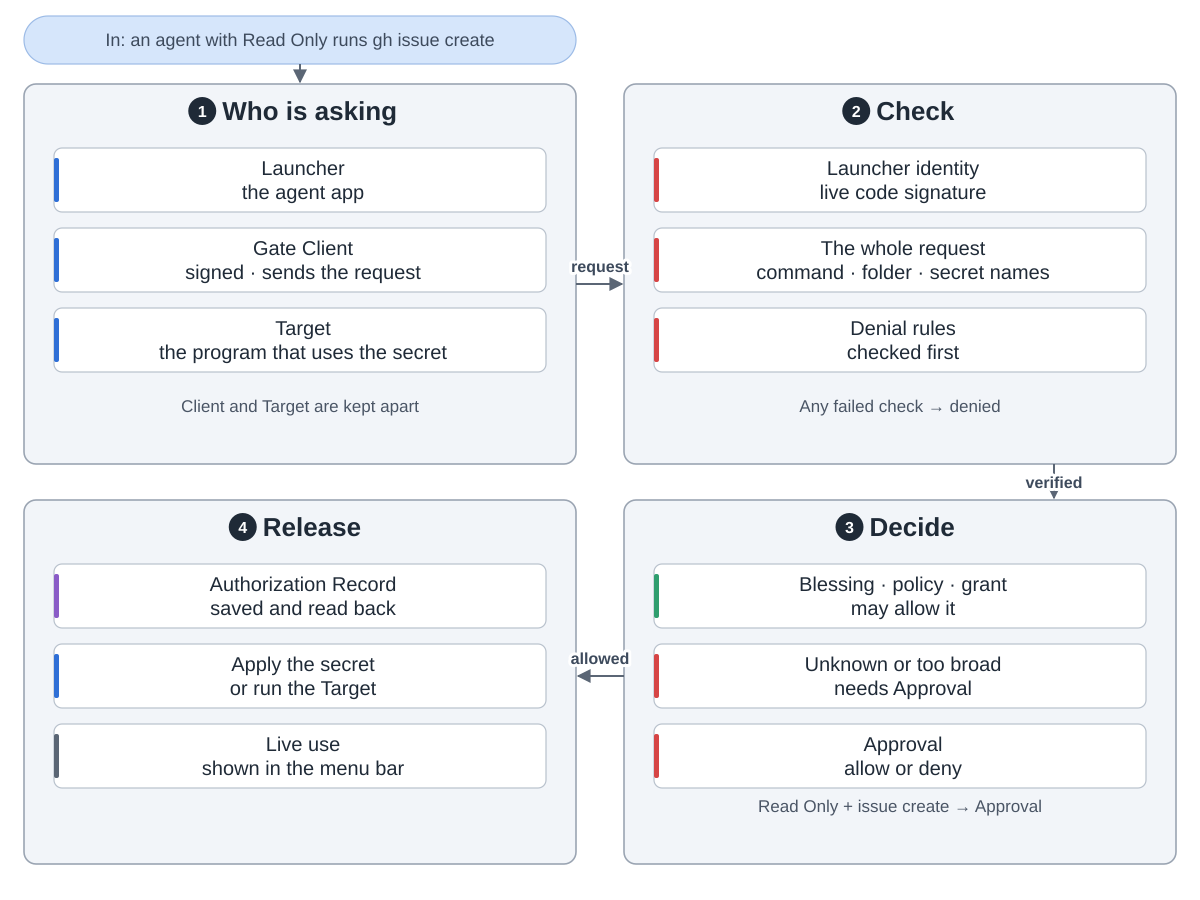

Recreate this plot in Python.
"""One request, from ask to release, following the authorization flow in docs/architecture.md.
Drawn from automic-vault/automic-vault at commit d1011a5 (docs/architecture.md Authorization flow, Policy model, Denial precedence, Recording before release; README.md Authorization Gates).
Run: python3 request.py"""
import sys
from pathlib import Path

sys.path.insert(0, str(Path(__file__).resolve().parents[2] / "tools"))
from archdiagram import Diagram, L, R, GW, T1, H1, T2, H2  # noqa: E402

d = Diagram("One request",
            "In: an AI agent with Read Only access runs gh issue create. "
            "1 Who is asking: the Launcher, here the agent app; the Gate Client, the signed piece that sends the "
            "request; and the Target, the program that will use the secret. Client and Target are kept apart. "
            "2 Check: the Launcher's identity from its live code signature; the complete request, meaning command, "
            "arguments, folder and secret names; and denial rules, which are checked first. Any failed check denies. "
            "3 Decide: a Blessing, the gate's policy or a Temporary Access Grant may allow it; an unknown or too "
            "broad operation needs Approval, which can allow or deny. With Read Only, gh issue create needs Approval. "
            "4 Release: the Authorization Record is saved and read back, then the secret is applied or the Target "
            "runs, and the menu bar shows the live use.")

d.pill(L, 16, GW, 48, "In: an agent with Read Only runs gh issue create")
d.arrow(f"M{L + GW / 2} 64V{T1 - 2}")

d.group(L, T1, GW, H1, "Who is asking", 1)
d.column(L, T1, [("Launcher|the agent app", "coding"),
                 ("Gate Client|signed · sends the request", "coding"),
                 ("Target|the program that uses the secret", "coding")])
d.notes(L, T1, H1, "Client and Target are kept apart", "")

d.group(R, T1, GW, H1, "Check", 2)
d.column(R, T1, [("Launcher identity|live code signature", "review"),
                 ("The whole request|command · folder · secret names", "review"),
                 ("Denial rules|checked first", "review")])
d.notes(R, T1, H1, "Any failed check → denied", "")

d.group(R, T2, GW, H2, "Decide", 3)
d.column(R, T2, [("Blessing · policy · grant|may allow it", "plan"),
                 ("Unknown or too broad|needs Approval", "review"),
                 ("Approval|allow or deny", "review")])
d.notes(R, T2, H2, "Read Only + issue create → Approval", "")

d.group(L, T2, GW, H2, "Release", 4)
d.column(L, T2, [("Authorization Record|saved and read back", "write"),
                 ("Apply the secret|or run the Target", "coding"),
                 ("Live use|shown in the menu bar", "data")])

A1, A2, A3 = "request", "verified", "allowed"
d.arrow(f"M{L + GW} {T1 + 200}H{R - 2}", label=A1, at=(600, T1 + 188))
d.arrow(f"M{R + 430} {T1 + H1}V{T2 - 2}", label=A2, at=(R + 430, T1 + H1 + 24))
d.arrow(f"M{R} {T2 + 176}H{L + GW + 2}", label=A3, at=(600, T2 + 164))

d.save(Path(__file__).with_name("request.svg"))
